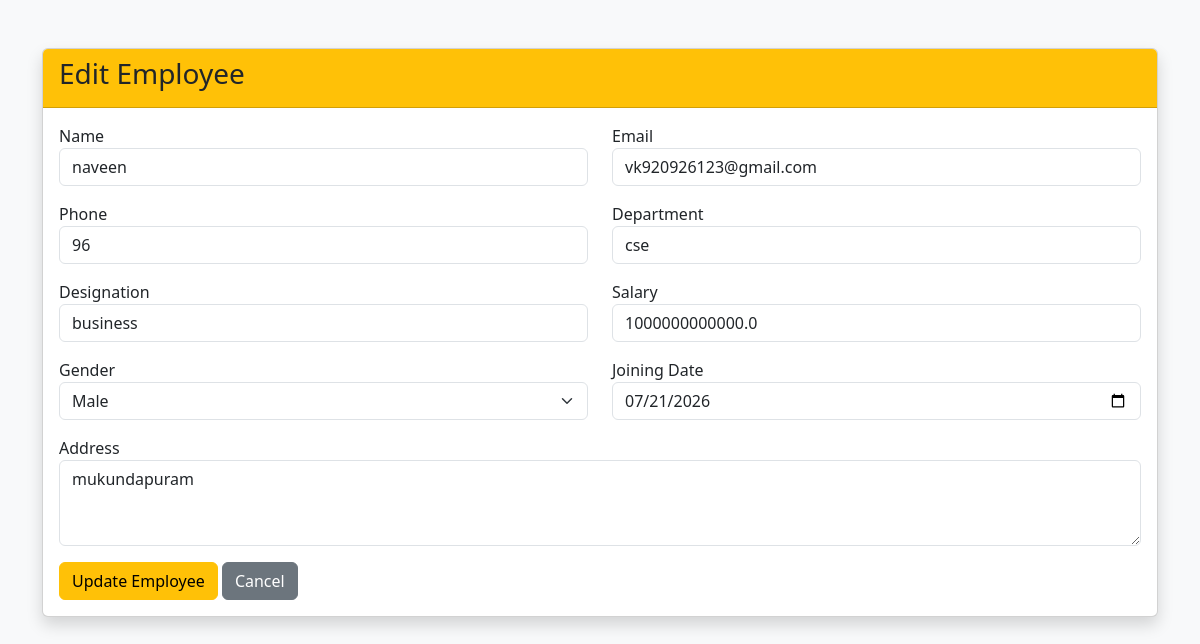
Page /edit/3 (signed in) on the committed database.
### tables this page shows
CREATE TABLE employees(
        id INTEGER PRIMARY KEY AUTOINCREMENT,
        name TEXT,
        email TEXT,
        phone TEXT,
        department TEXT,
        designation TEXT,
        salary REAL,
        gender TEXT,
        address TEXT,
        joining_date TEXT
    );

### app.py (the view)
@app.route("/edit/<int:id>")
def edit_employee(id):
    if "admin" not in session:
        return redirect(url_for("login"))
    conn = get_connection()
    cur = conn.cursor()
    cur.execute("SELECT * FROM employees WHERE id=?", (id,))
    employee = cur.fetchone()
    conn.close()
    return render_template(
        "edit_employee.html",
        employee=employee
    )

### app.py (called while the page is built)
def get_connection():
    conn = sqlite3.connect("employee.db")
    conn.row_factory = sqlite3.Row
    return conn

### templates/edit_employee.html (shortened to what this page needs)
<!DOCTYPE html>
<html lang="en">
<head>
    <link href="https://cdn.jsdelivr.net/npm/bootstrap@5.3.3/dist/css/bootstrap.min.css" rel="stylesheet">
</head>
<body class="bg-light">
<div class="container mt-5">
    <div class="card shadow">
        <div class="card-header bg-warning text-dark">
            <h3>Edit Employee</h3>
        </div>
        <div class="card-body">
            <form action="/update_employee/{{ employee.id }}" method="POST">
                <div class="row">
                    <div class="col-md-6 mb-3">
                        <label>Name</label>
                        <input type="text" class="form-control" name="name" value="{{ employee.name }}" required>
                    </div>
                    <div class="col-md-6 mb-3">
                        <label>Email</label>
                        <input type="email" class="form-control" name="email" value="{{ employee.email }}" required>
                    </div>
                    <div class="col-md-6 mb-3">
                        <label>Phone</label>
                        <input type="text" class="form-control" name="phone" value="{{ employee.phone }}" required>
                    </div>
                    <div class="col-md-6 mb-3">
                        <label>Department</label>
                        <input type="text" class="form-control" name="department" value="{{ employee.department }}" required>
                    </div>
                    <div class="col-md-6 mb-3">
                        <label>Designation</label>
                        <input type="text" class="form-control" name="designation" value="{{ employee.designation }}" required>
                    </div>
                    <div class="col-md-6 mb-3">
                        <label>Salary</label>
                        <input type="number" class="form-control" name="salary" value="{{ employee.salary }}" required>
                    </div>
                    <div class="col-md-6 mb-3">
                        <label>Gender</label>
                        <select class="form-select" name="gender">
                            <option {% if employee.gender=="Male" %}selected{% endif %}>Male</option>
                        </select>
                    </div>
                    <div class="col-md-6 mb-3">
                        <label>Joining Date</label>
                        <input type="date" class="form-control" name="joining_date" value="{{ employee.joining_date }}">
                    </div>
                    <div class="col-12 mb-3">
                        <label>Address</label>
                        <textarea class="form-control" name="address" rows="3">{{ employee.address }}</textarea>
                    </div>
                </div>
                <button class="btn btn-warning">
                    Update Employee
                </button>
                <a href="/employees" class="btn btn-secondary">
                    Cancel
                </a>
            </form>
        </div>
    </div>
</div>
</body>
</html>

### rows in the picture
employees: name "naveen", email "vk920926123@gmail.com", phone "96", department "cse", designation "business", salary "1000000000000.0", gender "Male", joining_date "07/21/2026", address "mukundapuram"
